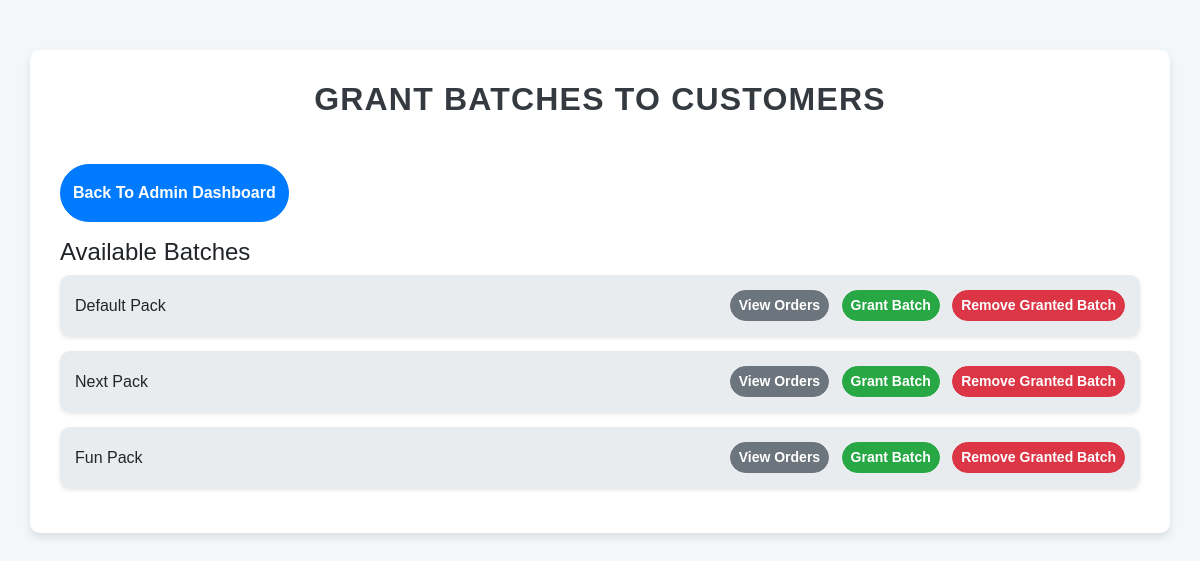
The app's page /admin-control/grant-batches/8/ (signed in) with its own data.
### adminControl/models.py (models this page shows, shortened)
class Batch(models.Model):
    name = models.CharField(max_length=100)
    created_at = models.DateTimeField(auto_now_add=True)

### adminControl/views.py (the view)
# urls.py: path('grant-batches/<int:customer_id>/', grant_batches_to_customer, name='grant_batches_to_customer'),
@login_required
def grant_batches_to_customer(request, customer_id):
    customer = get_object_or_404(User, id=customer_id)
    batches = Batch.objects.all()
    return render(request, 'admin/grant_batches.html', {
        'customer': customer,
        'batches': batches
    })

### templates/admin/grant_batches.html (shortened to what this page needs)
 <!DOCTYPE html>
<html lang="en">
<head>
    <link href="https://stackpath.bootstrapcdn.com/bootstrap/4.5.2/css/bootstrap.min.css" rel="stylesheet">
</head>
<body>
    <div class="container">
        <h2 class="text-center"><strong>Grant Batches to Customers</strong></h2>
        <a class="btn btn-primary py-3 my-3 text-capitalize" href="{% url 'Admin_dashboard' %}">Back to Admin dashboard</a>
        <div id="batchListSection">
            <h4>Available Batches</h4>
            <div id="batchList">
                {% for batch in batches %}
                <div class="batch-item" data-batch-id="{{ batch.id }}">
                    <span class="text-capitalize">{{ batch.name }}</span>
                    <div>
                        <button class="btn btn-secondary btn-sm ml-2 view-orders-btn">View Orders</button>
                        <a href="{% url 'grant_batch_to_customer' batch.id customer.id  %}" class="btn btn-success btn-sm ml-2 grant-batch-btn">Grant Batch</a>
                        <a  href="{% url 'remove_granted_batch' batch.id customer.id %}" class="btn btn-danger btn-sm ml-2 remove-batch-btn">Remove Granted Batch</a>
                    </div>
                </div>
                {% endfor %}
            </div>
        </div>
    </div>
</body>
</html>

### templates/admin/grant_batches.html (style rules this page uses)
body { background-color: #f4f7f9; font-family: 'Arial', sans-serif; }
.container { background-color: white; border-radius: 10px; padding: 30px; margin-top: 50px; box-shadow: 0 4px 8px rgba(0, 0, 0, 0.1); }
h2 { color: #343a40; margin-bottom: 30px; text-transform: uppercase; letter-spacing: 1.2px; }
.btn { border-radius: 50px; font-weight: bold; transition: background-color 0.3s ease, box-shadow 0.3s ease; }
.btn-primary { background-color: #007bff; border-color: #007bff; }
.btn-success { background-color: #28a745; border-color: #28a745; }
.btn-secondary { background-color: #6c757d; border-color: #6c757d; }
.batch-item { background-color: #e9ecef; border-radius: 10px; margin-bottom: 15px; padding: 15px; display: flex; align-items: center; justify-content: space-between; box-shadow: 0 2px 4px rgba(0, 0, 0, 0.1); transition: background-color 0.3s ease, box-shadow 0.3s ease; }

### records on screen
Batch: name "Default Pack"
Batch: name "Next Pack"
Batch: name "Fun Pack"
